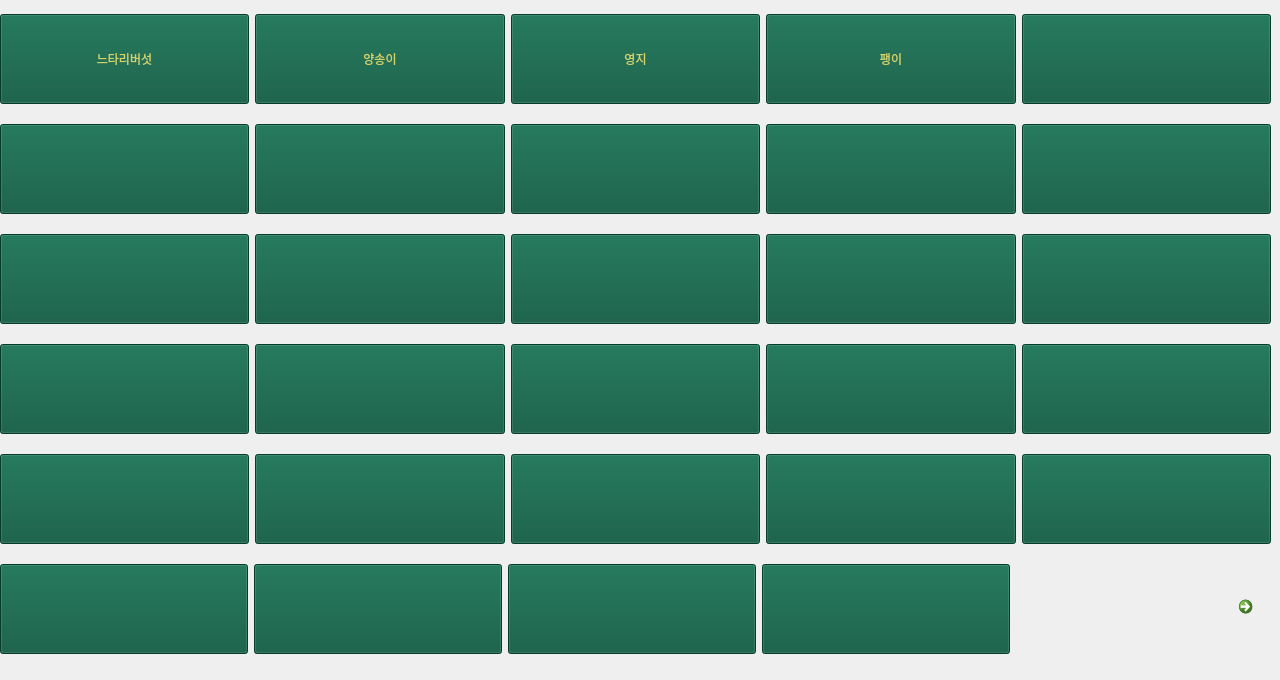
   <widget class="QWidget" name="tab3">
    <attribute name="title">
     <string>버섯</string>
    </attribute>
    <widget class="QWidget" name="layoutWidget_8">
     <property name="geometry">
      <rect>
       <x>0</x>
       <y>0</y>
       <width>1271</width>
       <height>671</height>
      </rect>
     </property>
     <layout class="QVBoxLayout" name="verticalLayout_4">
      <item>
       <layout class="QHBoxLayout" name="horizontalLayout_23">
        <item>
         <widget class="QPushButton" name="pushButton_3_1">
          <property name="minimumSize">
           <size>
            <width>0</width>
            <height>90</height>
           </size>
          </property>
          <property name="styleSheet">
           <string notr="true">background-color: rgb(7, 85, 59);
color: rgb(206, 212, 106);
font: 18pt &quot;Agency FB&quot;;</string>
          </property>
          <property name="text">
           <string>느타리버섯</string>
          </property>
         </widget>
        </item>
        <item>
         <widget class="QPushButton" name="pushButton_3_2">
          <property name="minimumSize">
           <size>
            <width>0</width>
            <height>90</height>
           </size>
          </property>
          <property name="styleSheet">
           <string notr="true">background-color: rgb(7, 85, 59);
color: rgb(206, 212, 106);
font: 18pt &quot;Agency FB&quot;;</string>
          </property>
          <property name="text">
           <string>양송이</string>
          </property>
         </widget>
        </item>
        <item>
         <widget class="QPushButton" name="pushButton_3_3">
          <property name="minimumSize">
           <size>
            <width>0</width>
            <height>90</height>
           </size>
          </property>
          <property name="styleSheet">
           <string notr="true">background-color: rgb(7, 85, 59);
color: rgb(206, 212, 106);
font: 18pt &quot;Agency FB&quot;;</string>
          </property>
          <property name="text">
           <string>영지</string>
          </property>
         </widget>
        </item>
        <item>
         <widget class="QPushButton" name="pushButton_3_4">
          <property name="minimumSize">
           <size>
            <width>0</width>
            <height>90</height>
           </size>
          </property>
          <property name="styleSheet">
           <string notr="true">background-color: rgb(7, 85, 59);
color: rgb(206, 212, 106);
font: 18pt &quot;Agency FB&quot;;</string>
          </property>
          <property name="text">
           <string>팽이</string>
          </property>
         </widget>
        </item>
        <item>
         <widget class="QPushButton" name="pushButton_112">
          <property name="minimumSize">
           <size>
            <width>0</width>
            <height>90</height>
           </size>
          </property>
          <property name="styleSheet">
           <string notr="true">background-color: rgb(7, 85, 59);
color: rgb(206, 212, 106);
font: 18pt &quot;Agency FB&quot;;</string>
          </property>
          <property name="text">
           <string/>
          </property>
         </widget>
        </item>
       </layout>
      </item>
      <item>
       <layout class="QHBoxLayout" name="horizontalLayout_24">
        <item>
         <widget class="QPushButton" name="pushButton_113">
          <property name="minimumSize">
           <size>
            <width>0</width>
            <height>90</height>
           </size>
          </property>
          <property name="styleSheet">
           <string notr="true">background-color: rgb(7, 85, 59);
color: rgb(206, 212, 106);
font: 18pt &quot;Agency FB&quot;;</string>
          </property>
          <property name="text">
           <string/>
          </property>
         </widget>
        </item>
        <item>
         <widget class="QPushButton" name="pushButton_114">
          <property name="minimumSize">
           <size>
            <width>0</width>
            <height>90</height>
           </size>
          </property>
          <property name="styleSheet">
           <string notr="true">background-color: rgb(7, 85, 59);
color: rgb(206, 212, 106);
font: 18pt &quot;Agency FB&quot;;</string>
          </property>
          <property name="text">
           <string/>
          </property>
         </widget>
        </item>
        <item>
         <widget class="QPushButton" name="pushButton_115">
          <property name="minimumSize">
           <size>
            <width>0</width>
            <height>90</height>
           </size>
          </property>
          <property name="styleSheet">
           <string notr="true">background-color: rgb(7, 85, 59);
color: rgb(206, 212, 106);
font: 18pt &quot;Agency FB&quot;;</string>
          </property>
          <property name="text">
           <string/>
          </property>
         </widget>
        </item>
        <item>
         <widget class="QPushButton" name="pushButton_116">
          <property name="minimumSize">
           <size>
            <width>0</width>
            <height>90</height>
           </size>
          </property>
          <property name="styleSheet">
           <string notr="true">background-color: rgb(7, 85, 59);
color: rgb(206, 212, 106);
font: 18pt &quot;Agency FB&quot;;</string>
          </property>
          <property name="text">
           <string/>
          </property>
         </widget>
        </item>
        <item>
         <widget class="QPushButton" name="pushButton_117">
          <property name="minimumSize">
           <size>
            <width>0</width>
            <height>90</height>
           </size>
          </property>
          <property name="styleSheet">
           <string notr="true">background-color: rgb(7, 85, 59);
color: rgb(206, 212, 106);
font: 18pt &quot;Agency FB&quot;;</string>
          </property>
          <property name="text">
           <string/>
          </property>
         </widget>
        </item>
       </layout>
      </item>
      <item>
       <layout class="QHBoxLayout" name="horizontalLayout_25">
        <item>
         <widget class="QPushButton" name="pushButton_118">
          <property name="minimumSize">
           <size>
            <width>0</width>
            <height>90</height>
           </size>
          </property>
          <property name="styleSheet">
           <string notr="true">background-color: rgb(7, 85, 59);
color: rgb(206, 212, 106);
font: 18pt &quot;Agency FB&quot;;</string>
          </property>
          <property name="text">
           <string/>
          </property>
         </widget>
        </item>
        <item>
         <widget class="QPushButton" name="pushButton_119">
          <property name="minimumSize">
           <size>
            <width>0</width>
            <height>90</height>
           </size>
          </property>
          <property name="styleSheet">
           <string notr="true">background-color: rgb(7, 85, 59);
color: rgb(206, 212, 106);
font: 18pt &quot;Agency FB&quot;;</string>
          </property>
          <property name="text">
           <string/>
          </property>
         </widget>
        </item>
        <item>
         <widget class="QPushButton" name="pushButton_120">
          <property name="minimumSize">
           <size>
            <width>0</width>
            <height>90</height>
           </size>
          </property>
          <property name="styleSheet">
           <string notr="true">background-color: rgb(7, 85, 59);
color: rgb(206, 212, 106);
font: 18pt &quot;Agency FB&quot;;</string>
          </property>
          <property name="text">
           <string/>
          </property>
         </widget>
        </item>
        <item>
         <widget class="QPushButton" name="pushButton_121">
          <property name="minimumSize">
           <size>
            <width>0</width>
            <height>90</height>
           </size>
          </property>
          <property name="styleSheet">
           <string notr="true">background-color: rgb(7, 85, 59);
color: rgb(206, 212, 106);
font: 18pt &quot;Agency FB&quot;;</string>
          </property>
          <property name="text">
           <string/>
          </property>
         </widget>
        </item>
        <item>
         <widget class="QPushButton" name="pushButton_122">
          <property name="minimumSize">
           <size>
            <width>0</width>
            <height>90</height>
           </size>
          </property>
          <property name="styleSheet">
           <string notr="true">background-color: rgb(7, 85, 59);
color: rgb(206, 212, 106);
font: 18pt &quot;Agency FB&quot;;</string>
          </property>
          <property name="text">
           <string/>
          </property>
         </widget>
        </item>
       </layout>
      </item>
      <item>
       <layout class="QHBoxLayout" name="horizontalLayout_26">
        <item>
         <widget class="QPushButton" name="pushButton_123">
          <property name="minimumSize">
           <size>
            <width>0</width>
            <height>90</height>
           </size>
          </property>
          <property name="styleSheet">
           <string notr="true">background-color: rgb(7, 85, 59);
color: rgb(206, 212, 106);
font: 18pt &quot;Agency FB&quot;;</string>
          </property>
          <property name="text">
           <string/>
          </property>
         </widget>
        </item>
        <item>
         <widget class="QPushButton" name="pushButton_124">
          <property name="minimumSize">
           <size>
            <width>0</width>
            <height>90</height>
           </size>
          </property>
          <property name="styleSheet">
           <string notr="true">background-color: rgb(7, 85, 59);
color: rgb(206, 212, 106);
font: 18pt &quot;Agency FB&quot;;</string>
          </property>
          <property name="text">
           <string/>
          </property>
         </widget>
        </item>
        <item>
         <widget class="QPushButton" name="pushButton_125">
          <property name="minimumSize">
           <size>
            <width>0</width>
            <height>90</height>
           </size>
          </property>
          <property name="styleSheet">
           <string notr="true">background-color: rgb(7, 85, 59);
color: rgb(206, 212, 106);
font: 18pt &quot;Agency FB&quot;;</string>
          </property>
          <property name="text">
           <string/>
          </property>
         </widget>
        </item>
        <item>
         <widget class="QPushButton" name="pushButton_126">
          <property name="minimumSize">
           <size>
            <width>0</width>
            <height>90</height>
           </size>
          </property>
          <property name="styleSheet">
           <string notr="true">background-color: rgb(7, 85, 59);
color: rgb(206, 212, 106);
font: 18pt &quot;Agency FB&quot;;</string>
          </property>
          <property name="text">
           <string/>
          </property>
         </widget>
        </item>
        <item>
         <widget class="QPushButton" name="pushButton_127">
          <property name="minimumSize">
           <size>
            <width>0</width>
            <height>90</height>
           </size>
          </property>
          <property name="styleSheet">
           <string notr="true">background-color: rgb(7, 85, 59);
color: rgb(206, 212, 106);
font: 18pt &quot;Agency FB&quot;;</string>
          </property>
          <property name="text">
           <string/>
          </property>
         </widget>
        </item>
       </layout>
      </item>
      <item>
       <layout class="QHBoxLayout" name="horizontalLayout_27">
        <item>
         <widget class="QPushButton" name="pushButton_128">
          <property name="minimumSize">
           <size>
            <width>0</width>
            <height>90</height>
           </size>
          </property>
          <property name="styleSheet">
           <string notr="true">background-color: rgb(7, 85, 59);
color: rgb(206, 212, 106);
font: 18pt &quot;Agency FB&quot;;</string>
          </property>
          <property name="text">
           <string/>
          </property>
         </widget>
        </item>
        <item>
         <widget class="QPushButton" name="pushButton_129">
          <property name="minimumSize">
           <size>
            <width>0</width>
            <height>90</height>
           </size>
          </property>
          <property name="styleSheet">
           <string notr="true">background-color: rgb(7, 85, 59);
color: rgb(206, 212, 106);
font: 18pt &quot;Agency FB&quot;;</string>
          </property>
          <property name="text">
           <string/>
          </property>
         </widget>
        </item>
        <item>
         <widget class="QPushButton" name="pushButton_130">
          <property name="minimumSize">
           <size>
            <width>0</width>
            <height>90</height>
           </size>
          </property>
          <property name="styleSheet">
           <string notr="true">background-color: rgb(7, 85, 59);
color: rgb(206, 212, 106);
font: 18pt &quot;Agency FB&quot;;</string>
          </property>
          <property name="text">
           <string/>
          </property>
         </widget>
        </item>
        <item>
         <widget class="QPushButton" name="pushButton_131">
          <property name="minimumSize">
           <size>
            <width>0</width>
            <height>90</height>
           </size>
          </property>
          <property name="styleSheet">
           <string notr="true">background-color: rgb(7, 85, 59);
color: rgb(206, 212, 106);
font: 18pt &quot;Agency FB&quot;;</string>
          </property>
          <property name="text">
           <string/>
          </property>
         </widget>
        </item>
        <item>
         <widget class="QPushButton" name="pushButton_132">
          <property name="minimumSize">
           <size>
            <width>0</width>
            <height>90</height>
           </size>
          </property>
          <property name="styleSheet">
           <string notr="true">background-color: rgb(7, 85, 59);
color: rgb(206, 212, 106);
font: 18pt &quot;Agency FB&quot;;</string>
          </property>
          <property name="text">
           <string/>
          </property>
         </widget>
        </item>
       </layout>
      </item>
      <item>
       <layout class="QHBoxLayout" name="horizontalLayout_28">
        <item>
         <widget class="QPushButton" name="pushButton_133">
          <property name="minimumSize">
           <size>
            <width>248</width>
            <height>90</height>
           </size>
          </property>
          <property name="maximumSize">
           <size>
            <width>248</width>
            <height>90</height>
           </size>
          </property>
          <property name="styleSheet">
           <string notr="true">background-color: rgb(7, 85, 59);
color: rgb(206, 212, 106);
font: 18pt &quot;Agency FB&quot;;</string>
          </property>
          <property name="text">
           <string/>
          </property>
         </widget>
        </item>
        <item>
         <widget class="QPushButton" name="pushButton_134">
          <property name="minimumSize">
           <size>
            <width>248</width>
            <height>90</height>
           </size>
          </property>
          <property name="maximumSize">
           <size>
            <width>248</width>
            <height>90</height>
           </size>
          </property>
          <property name="styleSheet">
           <string notr="true">background-color: rgb(7, 85, 59);
color: rgb(206, 212, 106);
font: 18pt &quot;Agency FB&quot;;</string>
          </property>
          <property name="text">
           <string/>
          </property>
         </widget>
        </item>
        <item>
         <widget class="QPushButton" name="pushButton_135">
          <property name="minimumSize">
           <size>
            <width>248</width>
            <height>90</height>
           </size>
          </property>
          <property name="maximumSize">
           <size>
            <width>248</width>
            <height>90</height>
           </size>
          </property>
          <property name="styleSheet">
           <string notr="true">background-color: rgb(7, 85, 59);
color: rgb(206, 212, 106);
font: 18pt &quot;Agency FB&quot;;</string>
          </property>
          <property name="text">
           <string/>
          </property>
         </widget>
        </item>
        <item>
         <widget class="QPushButton" name="pushButton_136">
          <property name="minimumSize">
           <size>
            <width>248</width>
            <height>90</height>
           </size>
          </property>
          <property name="maximumSize">
           <size>
            <width>248</width>
            <height>90</height>
           </size>
          </property>
          <property name="styleSheet">
           <string notr="true">background-color: rgb(7, 85, 59);
color: rgb(206, 212, 106);
font: 18pt &quot;Agency FB&quot;;</string>
          </property>
          <property name="text">
           <string/>
          </property>
         </widget>
        </item>
        <item>
         <spacer name="horizontalSpacer_4">
          <property name="orientation">
           <enum>Qt::Horizontal</enum>
          </property>
          <property name="sizeHint" stdset="0">
           <size>
            <width>40</width>
            <height>20</height>
           </size>
          </property>
         </spacer>
        </item>
        <item>
         <widget class="QCommandLinkButton" name="commandLinkButton_3">
          <property name="maximumSize">
           <size>
            <width>40</width>
            <height>40</height>
           </size>
          </property>
          <property name="styleSheet">
           <string notr="true">background-color: rgb(7, 85, 59);
color:rgb(206, 212, 106);
</string>
          </property>
          <property name="text">
           <string/>
          </property>
         </widget>
        </item>
       </layout>
      </item>
     </layout>
    </widget>
   </widget>
